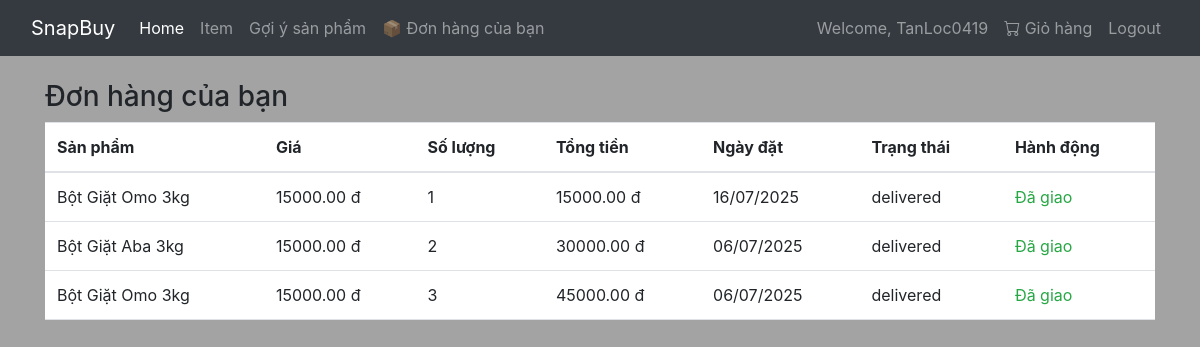
Page /orders (signed in) on the committed database.
### market/models.py (models this page shows, shortened)
class User(db.Model, UserMixin):
    id = db.Column(db.Integer(), primary_key=True)
    username = db.Column(db.String(length=30), nullable=False, unique=True)
    email = db.Column(db.String(length=50), nullable=False, unique=True)
    password_hash = db.Column(db.String(length=60), nullable=False)
    is_active = db.Column(db.Boolean(), default=True)
    items = db.relationship('Item', backref='owner', lazy=True)
    @property
    def password(self):
        return self.password

class Order(db.Model):
    id = db.Column(db.Integer, primary_key=True)
    user_id = db.Column(db.Integer, db.ForeignKey('user.id'), nullable=False)
    item_id = db.Column(db.Integer, db.ForeignKey('item.id'), nullable=False)
    quantity = db.Column(db.Integer, default=1)
    total_price = db.Column(db.Numeric(10, 2))
    status = db.Column(db.String(20), default='processing')
    created_at = db.Column(db.DateTime, default=datetime.datetime.utcnow)
    user = db.relationship('User', backref='orders')
    item = db.relationship('Item', backref='orders')

class Item(db.Model):
    id = db.Column(db.Integer(), primary_key=True)
    name = db.Column(db.String(length=100))
    price = db.Column(db.Numeric(10, 2))
    description = db.Column(db.Text())
    image_url = db.Column(db.String(length=255))
    created_at = db.Column(db.DateTime(), default=datetime.datetime.utcnow)
    user_id = db.Column(db.Integer(), db.ForeignKey('user.id'))
    category_id = db.Column(db.Integer, db.ForeignKey('category.id'), nullable=True)

### market/routes.py (the view)
@app.route('/orders')
@login_required
def view_orders():
    if current_user.is_authenticated and hasattr(current_user, 'orders'):
        orders = Order.query.filter_by(user_id=current_user.id).order_by(Order.created_at.desc()).all()
        return render_template('user/order.html', orders=orders)
    flash('Hãy đăng nhập!', 'warning')
    return redirect(url_for('login_by_user'))

### market/models.py (called while the page is built)
@login_manager.user_loader
def load_user(user_id):
    from flask import session
    role = session.get('role')
    if role == 'admin':
        return Admin.query.get(int(user_id))
    elif role == 'user':
        return User.query.get(int(user_id))
    return None

### market/routes.py (called while the page is built)
@app.context_processor
def inject_cart_quantity():
    cart = session.get('cart', {})
    total_items = sum(cart.values())
    return dict(cart_quantity=total_items)

### market/templates/user/order.html (shortened to what this page needs)
{% extends 'base_user.html' %}
{% block content %}
<div class="container mt-4">
  <h3>Đơn hàng của bạn</h3>
  {% if orders %}
    <table class="table table-hover">
      <thead>
        <tr>
          <th>Sản phẩm</th>
          <th>Giá</th>
          <th>Số lượng</th>
          <th>Tổng tiền</th>
          <th>Ngày đặt</th>
          <th>Trạng thái</th>
          <th>Hành động</th>
        </tr>
      </thead>
      <tbody>
        {% for order in orders %}
          <tr>
            <td>{{ order.item.name }}</td>
            <td>{{ order.item.price }} đ</td>
            <td>{{ order.quantity }}</td>
            <td>{{ order.total_price }} đ</td>
            <td>{{ order.created_at.strftime('%d/%m/%Y') }}</td>
            <td>{{ order.status or 'processing' }}</td>
            <td>
              {% if order.status != 'delivered' %}
                <form action="{{ url_for('confirm_order', order_id=order.id) }}" method="post">
                  <button class="btn btn-success btn-sm" type="submit">Đã nhận được hàng</button>
                </form>
              {% else %}
                <span class="text-success">Đã giao</span>
              {% endif %}
            </td>
          </tr>
        {% endfor %}
      </tbody>
    </table>
  {% else %}
    <p>Bạn chưa có đơn hàng nào.</p>
  {% endif %}
</div>
{% endblock %}

### market/templates/base_user.html (shortened to what this page needs)
<!doctype html>
<html lang="en">
  <head>
    <link href="https://cdn.jsdelivr.net/npm/bootstrap@5.3.0/dist/css/bootstrap.min.css" rel="stylesheet">
      <link rel="stylesheet" href="https://cdn.jsdelivr.net/npm/bootstrap@4.5.3/dist/css/bootstrap.min.css">
    <link rel="stylesheet" href="https://cdn.jsdelivr.net/npm/bootstrap-icons@1.11.0/font/bootstrap-icons.css">
  </head>
  <body>
    <nav class="navbar navbar-expand-lg navbar-dark bg-dark">
        <div class="container-fluid">
        <a class="navbar-brand" href="{{ url_for('market_page') }}">SnapBuy</a>
            <div class="collapse navbar-collapse" id="navbarNav">
              <ul class="navbar-nav me-auto mb-2 mb-lg-0">
                <li class="nav-item">
                  <a class="nav-link active" href="#">Home</a>
                </li>
                <li class="nav-item">
                  <a class="nav-link" href="#">Item</a>
                </li>
                <li class="nav-item">
                    <a class="nav-link" href="{{ url_for('recommend.recommend') }}">Gợi ý sản phẩm</a>
                </li>
                {% if current_user.is_authenticated and session['role'] == 'user' %}
                <li class="nav-item">
                  <a class="nav-link" href="{{ url_for('view_orders') }}">
                    📦 Đơn hàng của bạn
                  </a>
                </li>
                {% endif %}
              </ul>
              <ul class="navbar-nav ms-auto mb-2 mb-lg-0">
                {% if current_user.is_authenticated %}
                  <li class="nav-item">
                    <a class="nav-link">
                      {% if session['role'] == 'admin' %}
                        Welcome Admin, {{ current_user.username }}
                      {% else %}
                        Welcome, {{ current_user.username }}
                      {% endif %}
                    </a>
                  </li>
                  {% if session['role'] == 'user' %}
                    <li class="nav-item position-relative">
                      <a class="nav-link" href="{{ url_for('view_cart') }}">
                        <i class="bi bi-cart"></i> Giỏ hàng
                      </a>
                    </li>
                  {% endif %}
                  <li class="nav-item">
                    <a class="nav-link" href="{{ url_for('logout') }}">Logout</a>
                  </li>
                {% endif %}
              </ul>
            </div>
        </div>
    </nav>
      {% block content %}
      {% endblock %}
  </body>
</html>

### market/templates/base_user.html (style rules this page uses)
body { background-color: #a3a3a3; }

### rows in the picture
User: username "TanLoc0419"
Order: item.name "Bột Giặt Omo 3kg", item.price "15000.00", quantity "1", total_price "15000.00", created_at "16/07/2025", status "delivered", shows "Đã giao"
Order: item.name "Bột Giặt Aba 3kg", item.price "15000.00", quantity "2", total_price "30000.00", created_at "06/07/2025", status "delivered", shows "Đã giao"
Order: item.name "Bột Giặt Omo 3kg", item.price "15000.00", quantity "3", total_price "45000.00", created_at "06/07/2025", status "delivered", shows "Đã giao"
